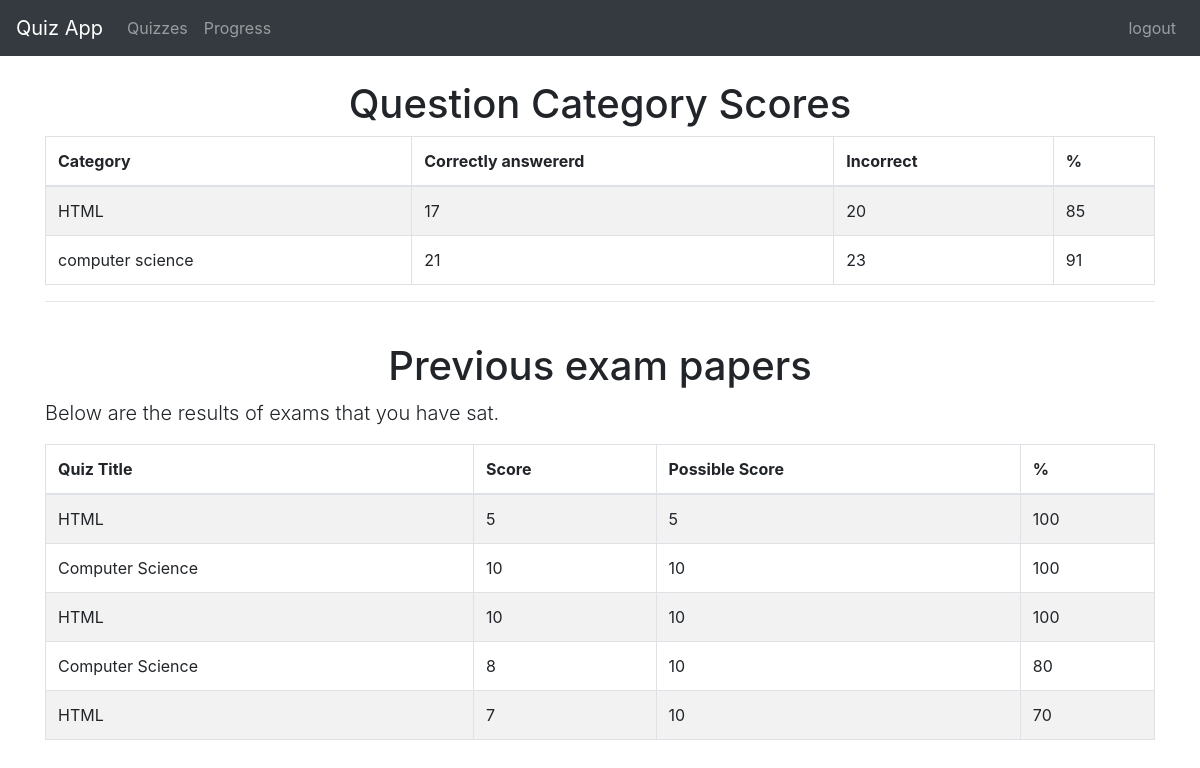
The app's page /progress/ (signed in) with its own data.
### quiz/models.py (models this page shows, shortened)
class Category(models.Model):
    category = models.CharField(
        verbose_name=_("Category"),
        max_length=250, blank=True,
        unique=True, null=True)
    objects = CategoryManager()
    class Meta:
        verbose_name = _("Category")
        verbose_name_plural = _("Categories")

class Sitting(models.Model):
    user = models.ForeignKey(settings.AUTH_USER_MODEL, verbose_name=_("User"), on_delete=models.CASCADE)
    quiz = models.ForeignKey(Quiz, verbose_name=_("Quiz"), on_delete=models.CASCADE)
    question_order = models.CharField(validators=[validate_comma_separated_integer_list],
        max_length=1024, verbose_name=_("Question Order"))
    question_list = models.CharField(validators=[validate_comma_separated_integer_list],
        max_length=1024, verbose_name=_("Question List"))
    incorrect_questions = models.CharField(validators=[validate_comma_separated_integer_list],
        max_length=1024, blank=True, verbose_name=_("Incorrect questions"))
    current_score = models.IntegerField(verbose_name=_("Current Score"))
    complete = models.BooleanField(default=False, blank=False,
                                   verbose_name=_("Complete"))
    user_answers = models.TextField(blank=True, default='{}',
                                    verbose_name=_("User Answers"))
    start = models.DateTimeField(auto_now_add=True,
                                 verbose_name=_("Start"))
    end = models.DateTimeField(null=True, blank=True, verbose_name=_("End"))
    objects = SittingManager()
    class Meta:
        permissions = (("view_sittings", _("Can see completed exams.")),)
    def _question_ids(self):
        return [int(n) for n in self.question_order.split(',') if n]
    @property
    def get_percent_correct(self):
        dividend = float(self.current_score)
        divisor = len(self._question_ids())
        if divisor < 1:
            return 0            # prevent divide by zero error
        if dividend > divisor:
            return 100
        correct = int(round((dividend / divisor) * 100))
        if correct >= 1:
            return correct
        else:
            return 0
    @property
    def get_max_score(self):
        return len(self._question_ids())

class Quiz(models.Model):
    title = models.CharField(
        verbose_name=_("Title"),
        max_length=60, blank=False)
    description = models.TextField(
        verbose_name=_("Description"),
        blank=True, help_text=_("a description of the quiz"))
    url = models.SlugField(
        max_length=60, blank=False,
        help_text=_("a user friendly url"),
        verbose_name=_("user friendly url"))
    category = models.ForeignKey(
        Category, null=True, blank=True,
        verbose_name=_("Category"), on_delete=models.CASCADE)
    random_order = models.BooleanField(
        blank=False, default=False,
        verbose_name=_("Random Order"),
        help_text=_("Display the questions in "
                    "a random order or as they "
                    "are set?"))
    max_questions = models.PositiveIntegerField(
        blank=True, null=True, verbose_name=_("Max Questions"),
        help_text=_("Number of questions to be answered on each attempt."))
    answers_at_end = models.BooleanField(
        blank=False, default=False,
        help_text=_("Correct answer is NOT shown after question."
                    " Answers displayed at the end."),
        verbose_name=_("Answers at end"))
    exam_paper = models.BooleanField(
        blank=False, default=False,
        help_text=_("If yes, the result of each"
                    " attempt by a user will be"
                    " stored. Necessary for marking."),
        verbose_name=_("Exam Paper"))
    single_attempt = models.BooleanField(
        blank=False, default=False,
        help_text=_("If yes, only one attempt by"
                    " a user will be permitted."
                    " Non users cannot sit this exam."),
        verbose_name=_("Single Attempt"))
    pass_mark = models.SmallIntegerField(
        blank=True, default=0,
        verbose_name=_("Pass Mark"),
        help_text=_("Percentage required to pass exam."),
        validators=[MaxValueValidator(100)])
    success_text = models.TextField(
        blank=True, help_text=_("Displayed if user passes."),
        verbose_name=_("Success Text"))
    fail_text = models.TextField(
        verbose_name=_("Fail Text"),
        blank=True, help_text=_("Displayed if user fails."))
    draft = models.BooleanField(
        blank=True, default=False,
        verbose_name=_("Draft"),
        help_text=_("If yes, the quiz is not displayed"
                    " in the quiz list and can only be"
                    " taken by users who can edit"
                    " quizzes."))
    class Meta:
        verbose_name = _("Quiz")
        verbose_name_plural = _("Quizzes")

### quiz/views.py (the view)
class QuizUserProgressView(TemplateView):
    template_name = 'progress.html'
    @method_decorator(login_required)
    def dispatch(self, request, *args, **kwargs):
        return super(QuizUserProgressView, self)\
            .dispatch(request, *args, **kwargs)
    def get_context_data(self, **kwargs):
        context = super(QuizUserProgressView, self).get_context_data(**kwargs)
        progress, c = Progress.objects.get_or_create(user=self.request.user)
        context['cat_scores'] = progress.list_all_cat_scores
        context['exams'] = progress.show_exams()
        return context

### quiz/models.py (called while the page is built)
    def show_exams(self):
        return Sitting.objects.filter(user=self.user, complete=True)

### quiz/templates/progress.html (shortened to what this page needs)
{% extends "base.html" %}
{% load i18n %}
{% load quiz_tags %}
{% block content %}
  {% if cat_scores %}
<br><center>
    <h1>{% trans "Question Category Scores" %}</h1></center>
  <table class="table table-bordered table-striped">
	<thead>
	  <tr>
		<th>{% trans "Category" %}</th>
		<th>{% trans "Correctly answererd" %}</th>
		<th>{% trans "Incorrect" %}</th>
		<th>%</th>
	  </tr>
	</thead>
	<tbody>
	  {% for cat, value in cat_scores.items %}
	  <tr>
		<td>{{ cat }}</td>
		<td>{{ value.0 }}</td>
		<td>{{ value.1 }}</td>
		<td>{{ value.2 }}</td>
	  </tr>
	  {% endfor %}
	</tbody>
  </table>
  {% endif %}
  {% if exams %}
  <hr>
   <br><center>
       <h1>{% trans "Previous exam papers" %}</h1></center>
  <p class="lead">
	{% trans "Below are the results of exams that you have sat." %}
  </p>
  <table class="table table-bordered table-striped">
	<thead>
	  <tr>
		<th>{% trans "Quiz Title" %}</th>
		<th>{% trans "Score" %}</th>
		<th>{% trans "Possible Score" %}</th>
		<th>%</th>
	  </tr>
	</thead>
	<tbody>
	  {% for exam in exams %}
	  <tr>
		<td>{{ exam.quiz.title }}</td>
		<td>{{ exam.current_score }}</td>
		<td>{{ exam.get_max_score }}</td>
		<td>{{ exam.get_percent_correct }}</td>
	  </tr>
	  {% endfor %}
	</tbody>
  </table>
  {% endif %}
{% endblock %}

### records on screen
Category: cat_scores "HTML"
Category: cat_scores "computer science"
Sitting: quiz "HTML", current_score "5", get_max_score "5", get_percent_correct "100"
Sitting: quiz "Computer Science", current_score "10", get_max_score "10", get_percent_correct "100"
Sitting: quiz "HTML", current_score "10", get_max_score "10", get_percent_correct "100"
Sitting: quiz "Computer Science", current_score "8", get_max_score "10", get_percent_correct "80"
Sitting: quiz "HTML", current_score "7", get_max_score "10", get_percent_correct "70"

### other values on screen
{{ value.0 }} "17" "21"
{{ value.1 }} "20" "23"
{{ value.2 }} "85" "91"
